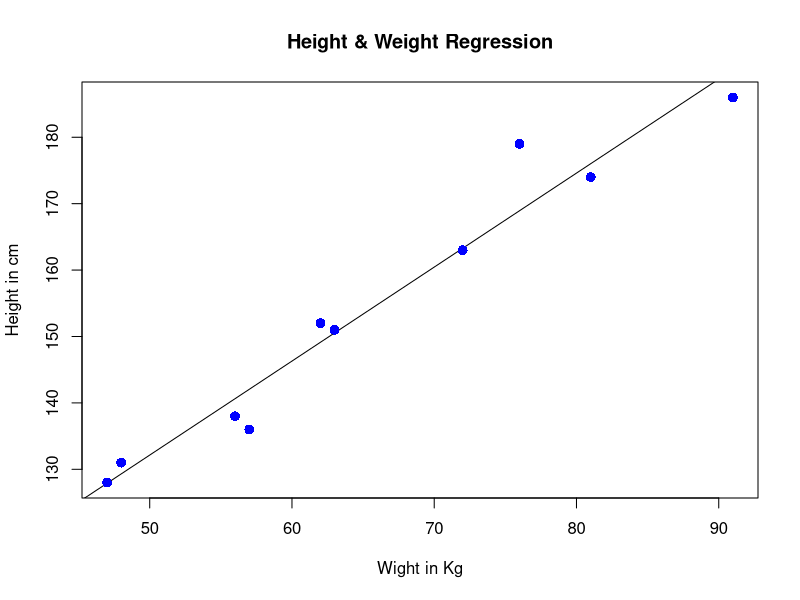

The R script that drew this image:
# Create the predictor and response variable.

x <-c (151,174,138,186,128,136,179,163,152,131)

y <-c (63,81,56,91,47,57,76,72,62,48)

relation <-lm(y~x)

# Give the chart file a name

png(file="linearregression.png")

#Plot the chart.

plot(y,x,col="blue",main="Height & Weight Regression",abline(lm(x~y)),cex=1.3,pch=16,xlab="Wight in Kg",ylab="Height in cm")

#save the file.

dev.off()
